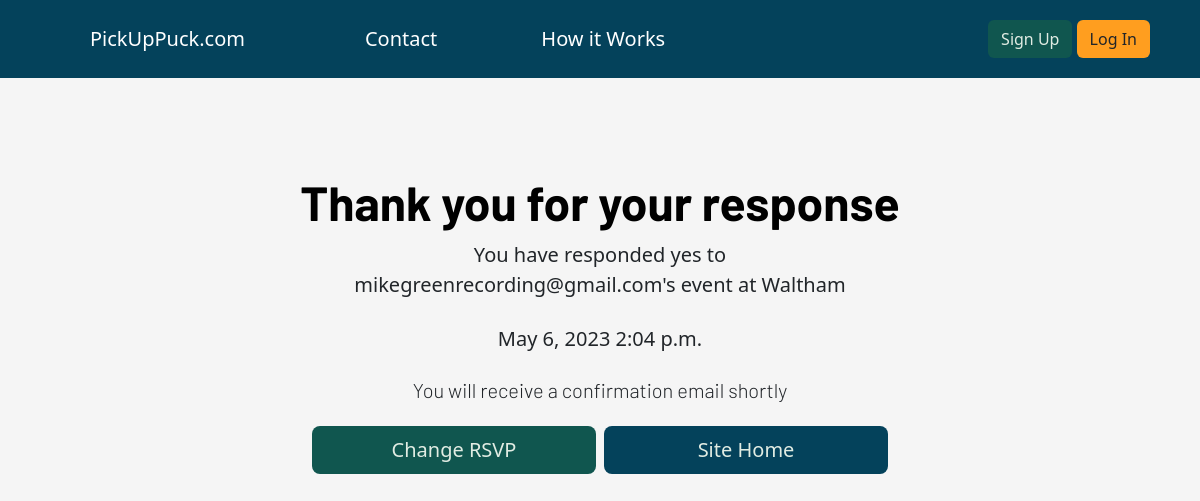
The page /organize/manage-invites/respond/confirm/221/ on the database its author committed.
### OrgDash/models.py (models this page shows, shortened)
class Skate(models.Model):
    host = models.ForeignKey(User, on_delete= models.CASCADE, default= 1)
    date = models.DateField(auto_now = False, default= None)
    time = models.TimeField(auto_now=False, default= None)
    location = models.CharField(max_length=200)
    price = models.IntegerField()
    max_players = models.IntegerField(default=0)
    max_goalies = models.IntegerField(default=2)
    recurring_event = models.BooleanField(default= False)
    player_full = models.BooleanField(default=False)
    goalie_full = models.BooleanField(default=False)
    player_guests = models.ManyToManyField('Player', related_name= 'player_guests')
    goalie_guests = models.ManyToManyField('Player', related_name= 'goalie_guests')
    STATUS_CHOICES = [
        (7,'Every Week'),
        (14,'Every Two Weeks'),
    ]
    frequency = models.IntegerField(choices=STATUS_CHOICES, default= 7, blank= True)
    send_invite_days_before = models.IntegerField(default= 3, blank= True)
    finalize_event_hours_before = models.IntegerField(default=1, blank= True)
    group_to_invite = models.ForeignKey('PlayerGroup', on_delete= models.CASCADE, blank= True, null=True)
    already_duplicated = models.BooleanField(default= False)
    auto_invites_sent = models.BooleanField(default=False)
    auto_rosters_sent = models.BooleanField(default= False)

### OrgDash/views.py (the view)
# urls.py: path('manage-invites/respond/confirm/<int:pk>/', views.InviteConfirm, name = 'invite_confirm_landing'),
def InviteConfirm(request, pk):
    current_invite = Invitation.objects.get(pk=pk)
    link = reverse('OrgDash:update_invite', kwargs={'pk': current_invite.pk})
    active_event = current_invite.event
    context = {'event':active_event, 'invite':current_invite, 'link':link}
    return render(request, 'OrgDash/Skates/invite_response_landing.html', context)

### OrgDash/templates/OrgDash/Skates/invite_response_landing.html
{% extends 'base.html' %}
{% block body_block %}
<div class="px-4 py-5 my-5 text-center">
    <h1 class="display-5 fw-bold text-body-emphasis">Thank you for your response</h1>
    <div class="col-lg-6 mx-auto">
        {% if invite.will_you_attend == 'Yes'%}
      <p class="lead mb-4">You have responded yes to {{event.host}}'s event at {{event.location}}</p>
        {% elif invite.will_you_attend == 'No'%}
        <p class="lead mb-4">You have responded no to {{event.host}}'s event at {{event.location}}</p>
        {% elif invite.will_you_attend == 'Waitlist'%}
        <p class="lead mb-4">You have been placed on the waitlist for {{event.host}}'s event at {{event.location}}</p>
        <p class="lead mb-4">If a spot opens up, you will be notified</p>
        {% endif %}
      <p class="lead mb-4">{{event.date}} {{event.time}}</p>
      <h3 class="lead mb-4">You will receive a confirmation email shortly</h3>
      <div class="d-grid gap-2 d-sm-flex justify-content-sm-center">
        <a type="button" href="{{link}}" class="btn btn-green btn-lg w-50">Change RSVP</a>
        <a type="button" href="{% url 'home' %}" class="btn btn-blue btn-lg w-50">Site Home</a>
      </div>
    </div>
  </div>
{% endblock %}

### pickuphockey/static/pickuphockey.css (style rules this page uses)
body { background-color: whitesmoke; }
h1, h2, h3, h4, h5 { font-family: 'Barlow', sans-serif; }
.btn-green { background-color: #10564f; -webkit-text-fill-color: #e1ece3; }
.btn-blue { background-color: #04425B; -webkit-text-fill-color: #e1ece3; }

### rows shown on the page
Skate: host "mikegreenrecording@gmail.com", location "Waltham", date "May 6, 2023", time "2:04 p.m."
